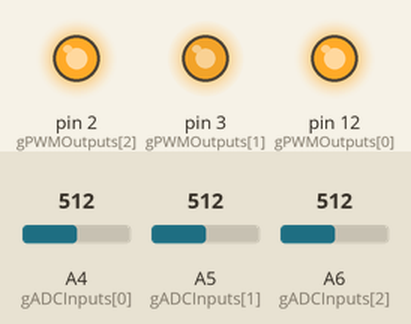
Simulated run of this sketch. Board: Arduino Nano, built with avr-gcc and run on an emulated ATmega328P. On the bench: output pins drawn as LEDs (lit = HIGH). Inputs (shaded band) come from the test bench; at power-on: A5 (gADCInputs[1]) = 512, A4 (gADCInputs[0]) = 512, A6 (gADCInputs[2]) = 512.

Above: at 1.8 s.
1.9 s: A5 (gADCInputs[1]) set to 306
At 3.1 s:
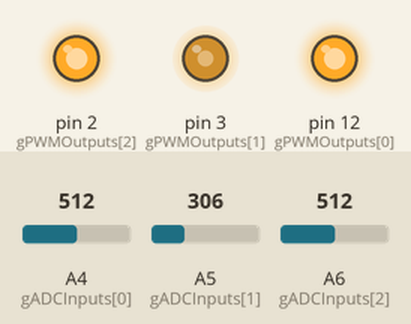
3.5 s: A4 (gADCInputs[0]) set to 260
5.2 s: A4 (gADCInputs[0]) set to 245
At 7.2 s:
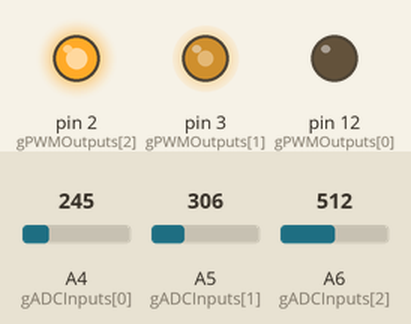
7.5 s: A6 (gADCInputs[2]) set to 268
9.2 s: A6 (gADCInputs[2]) set to 242
At 10.6 s:
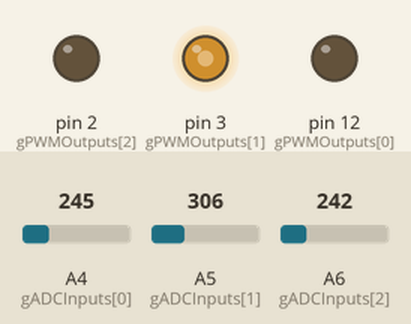
11.5 s: A5 (gADCInputs[1]) set to 122
At 13.4 s:
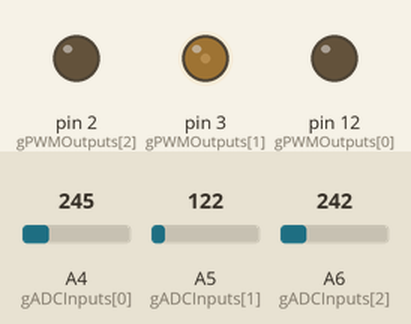
Timing chart, 0 to 14.5 s (numbered marks = the images above; inputs shaded):
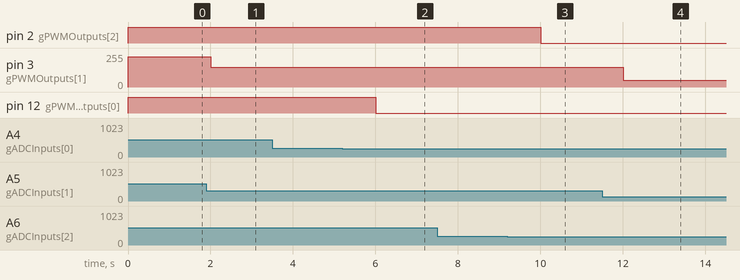

Measured:
- the behaviour switches between 254 and 253 on A4 (gADCInputs[0]) (found by bisection; images 1 and 2)
- the behaviour switches between 254 and 253 on A6 (gADCInputs[2]) (found by bisection; images 2 and 3)
- after the input at 1.9 s, pin 3 (gPWMOutputs[1]): 227/255 → 148/255 after 0.10 s
- after the input at 3.5 s, every drawn part: stays the same
- after the input at 5.2 s, pin 12 (gPWMOutputs[0]): HIGH → LOW after 0.80 s
- after the input at 7.5 s, every drawn part: stays the same
- after the input at 9.2 s, pin 2 (gPWMOutputs[2]): HIGH → LOW after 0.81 s
- after the input at 11.5 s, pin 3 (gPWMOutputs[1]): 148/255 → 49/255 after 0.51 s

The sketch:

HP_DL380p_r1_Fan_Control.ino
```cpp
int gCur;
uint8_t gADCInputs[3] = {A4, A5, A6};
uint8_t gPWMOutputs[3] = {12, 3, 2};
int gVRef = 650; // 5V = 650, 3.3V = 985?
int gVal;

int gReductionPercentage = 10, // How much reduction in percentage will be applied
    gCutoffPoint = 80, // Input values above this won't be adjusted.
    gMinPercentage = 10; // Lowest adjusted value.

void setup()
{
  //Serial.begin(9600);
  for (gCur = 0 ; gCur < 3 ; gCur++)
  {
    pinMode(gADCInputs[gCur], INPUT);
    pinMode(gPWMOutputs[gCur], OUTPUT);
  }
}

void loop()
{
  for(gCur = 0 ; gCur < 3 ; gCur++)
  {
    gVal = map(analogRead(gADCInputs[gCur]), gVRef, 0, 0, 100);

    if (gVal > gCutoffPoint)
      analogWrite(gPWMOutputs[gCur], map(constrain(gVal, gMinPercentage, 100), 0, 100, 255, 0));
    else
      analogWrite(gPWMOutputs[gCur], map(constrain(gVal - gReductionPercentage, gMinPercentage, 100), 0, 100, 255, 0));
  }

  delay(1000);
}
```
